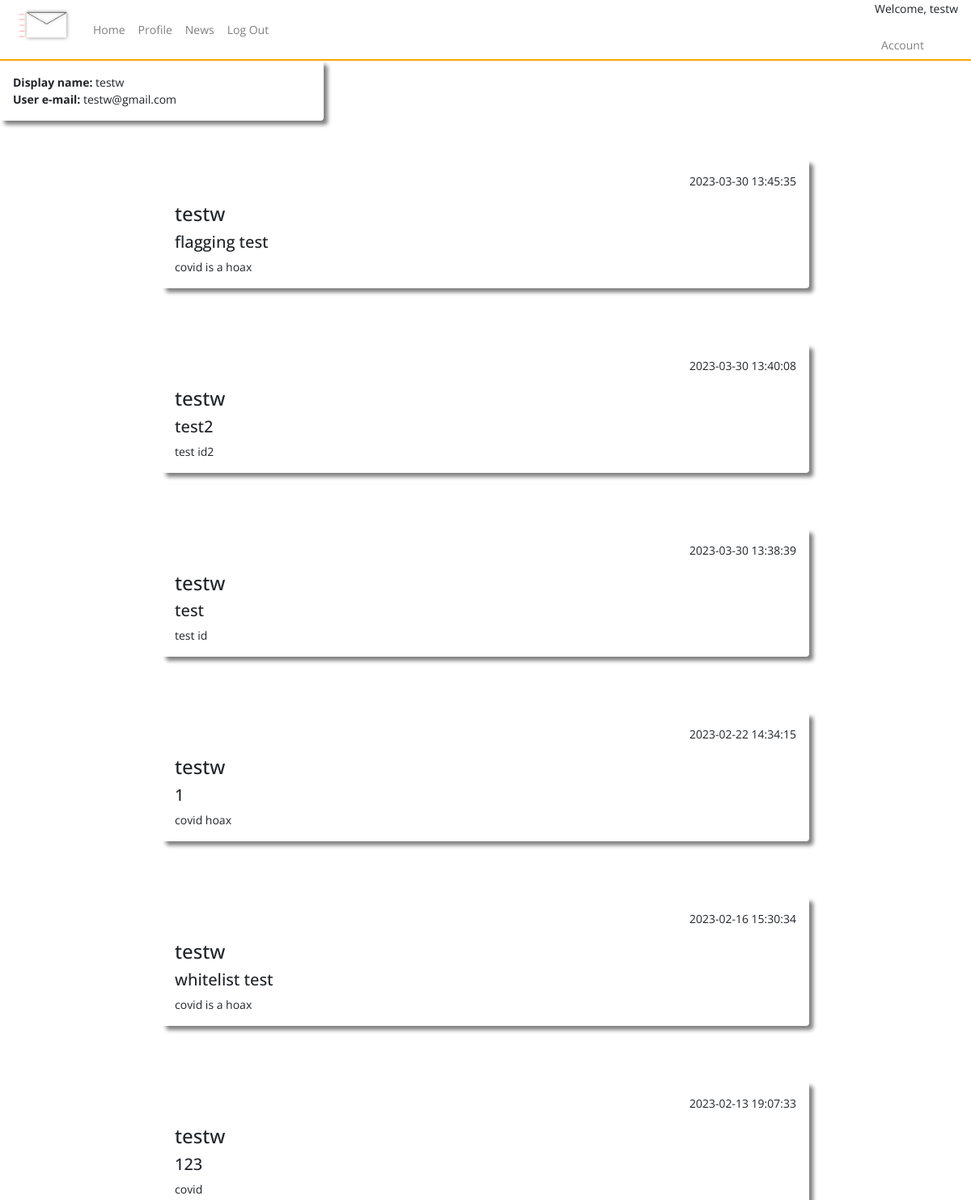
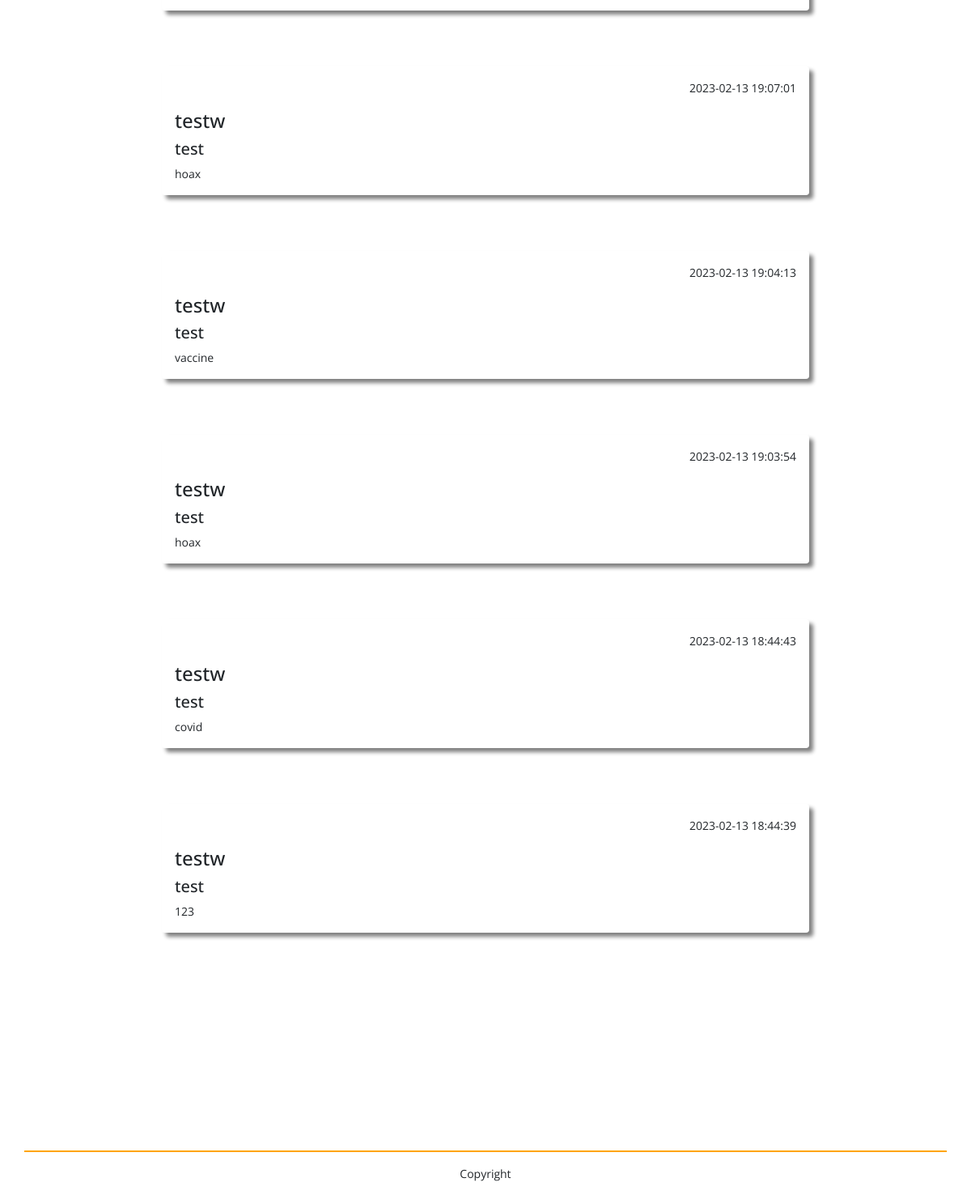
Screenshot of /profile (signed in) with the database file from the repository (2 pictures, top to bottom).
### tables this page shows
CREATE TABLE users (
    ID INTEGER PRIMARY KEY AUTOINCREMENT,
    username TEXT NOT NULL,
    password TEXT NOT NULL,
    email TEXT NOT NULL UNIQUE
, user_type VARCHAR, whitelisted text, blacklisted text);

CREATE TABLE posts (
    ID INTEGER PRIMARY KEY AUTOINCREMENT,
    title TEXT NOT NULL,
    content TEXT NOT NULL,
    by_user TEXT NOT NULL,
    created_at timestamp default current_timestamp
, userID integer, flag_covid text, blacklisted text, flag_vaccine text, flag_tests text, flag_cures text, reported int);

### app.py (the view)
@app.route("/profile")
def profile():
    if not session.get('username'):
        return redirect(url_for('home'))
    user=query_db('SELECT * FROM users WHERE username = ?', [session['username']], True)
    user_posts=query_db('SELECT * FROM posts WHERE by_user = ? ORDER BY created_at DESC', [session['username']])
    return render_template('profile.html', user = user, user_posts = user_posts)

### app.py (called while the page is built)
def query_db(query, args=(), one=False):
    con = g._database = sqlite3.connect(DATABASE)
    con.row_factory = sqlite3.Row
    cur = con.execute(query, args)
    rv = cur.fetchall()
    cur.close()
    return (rv[0] if rv else None) if one else rv

### templates/profile.html (shortened to what this page needs)
{% include "layout.html" %}
{% include "nav.html" %}
<div class="container-fluid">
    <div class="row h-500">
        <div class="col-4 shadow p-3 mb-5 rounded">
            <b>Display name:</b> {{ user.username }}<br>
            <b>User e-mail:</b> {{ user.email }}
        </div>
    </div>
    {% for user_post in user_posts %}
    <div class="shadow mx-auto posts p-3 mb-5 rounded">
    <p align="right">{{  user_post.created_at  }}</p>
    <h4>{{ user_post.by_user }}</h4>
    <h5>{{ user_post.title }}</h5>
    {{ user_post.content }}<br/>
    </div>
    <br/>
    {% endfor %}
</div>
{% include "footer.html" %}

### templates/layout.html (shortened to what this page needs)
<!doctype html>
<head>
  <link href="{{ url_for('static', filename='css/bootstrap.min.css') }}" rel="stylesheet">
  <link href="{{ url_for('static', filename='css/style.css') }}" rel="stylesheet">
  <link href="https://cdnjs.cloudflare.com/ajax/libs/toastr.js/latest/toastr.min.css" rel="stylesheet">
</head>

### templates/nav.html (shortened to what this page needs)
<nav class="navbar nav-main navbar-expand-lg navbar-light">
    <a class="navbar-brand">
      <img src="{{url_for('static', filename='assets/logo.png')}}" alt="logo" style="height: 75px;">
    </a>
    <div class="collapse navbar-collapse" id="navbarNav">
      <ul class="navbar-nav">
        <li class="nav-item">
          <a class="nav-link" href="{{ url_for('posts') }}">Home</a>
        </li>
        <li class="nav-item">
          <a class="nav-link" href="{{ url_for('profile') }}">Profile</a>
        </li>
        <li class="nav-item">
          <a class="nav-link" href="{{ url_for('news') }}">News</a>
        </li>
        <li class="nav-item">
          <a class="nav-link" href="{{ url_for('logout') }}">Log Out</a>
        </li>
      </ul>
    </div>
    <div class="welcome-session">
      <p>Welcome, {{session.username}}</p>
      <ul class="navbar-nav">
        <li class="nav-item">
          <a class="nav-link" href="{{ url_for('account_settings') }}">Account</a>
        </li>
      </ul>
    </div>
  </nav>

### templates/footer.html (shortened to what this page needs)
<footer class="page-footer font-small">
    <div class="container footer-custom text-center">
  </div>
  <div class="footer-copyright text-center py-3">Copyright</div>
  </footer>

### static/css/style.css (style rules this page uses)
.shadow { box-shadow: 5px 5px 5px grey; }
.posts { width: 800px; }
.nav-main { background-color: rgb(255, 255, 255); border-bottom: 2px solid orange; height: 75px; }
.welcome-session { text-align: right; }
.footer-custom { border-top: 2px solid orange; }
.page-footer { padding-top: 200px; }

### rows the page displays
users: username "testw", email "testw@gmail.com"
posts: created_at "2023-03-30 13:45:35", by_user "testw", title "flagging test", content "covid is a hoax"
posts: created_at "2023-03-30 13:40:08", by_user "testw", title "test2", content "test id2"
posts: created_at "2023-03-30 13:38:39", by_user "testw", title "test", content "test id"
posts: created_at "2023-02-22 14:34:15", by_user "testw", title "1", content "covid hoax"
posts: created_at "2023-02-16 15:30:34", by_user "testw", title "whitelist test", content "covid is a hoax"
posts: created_at "2023-02-13 19:07:33", by_user "testw", title "123", content "covid"
posts: created_at "2023-02-13 19:07:01", by_user "testw", title "test", content "hoax"
posts: created_at "2023-02-13 19:04:13", by_user "testw", title "test", content "vaccine"
posts: created_at "2023-02-13 19:03:54", by_user "testw", title "test", content "hoax"
posts: created_at "2023-02-13 18:44:43", by_user "testw", title "test", content "covid"
posts: created_at "2023-02-13 18:44:39", by_user "testw", title "test", content "123"

### other values shown
{{ session.username }} "testw"
